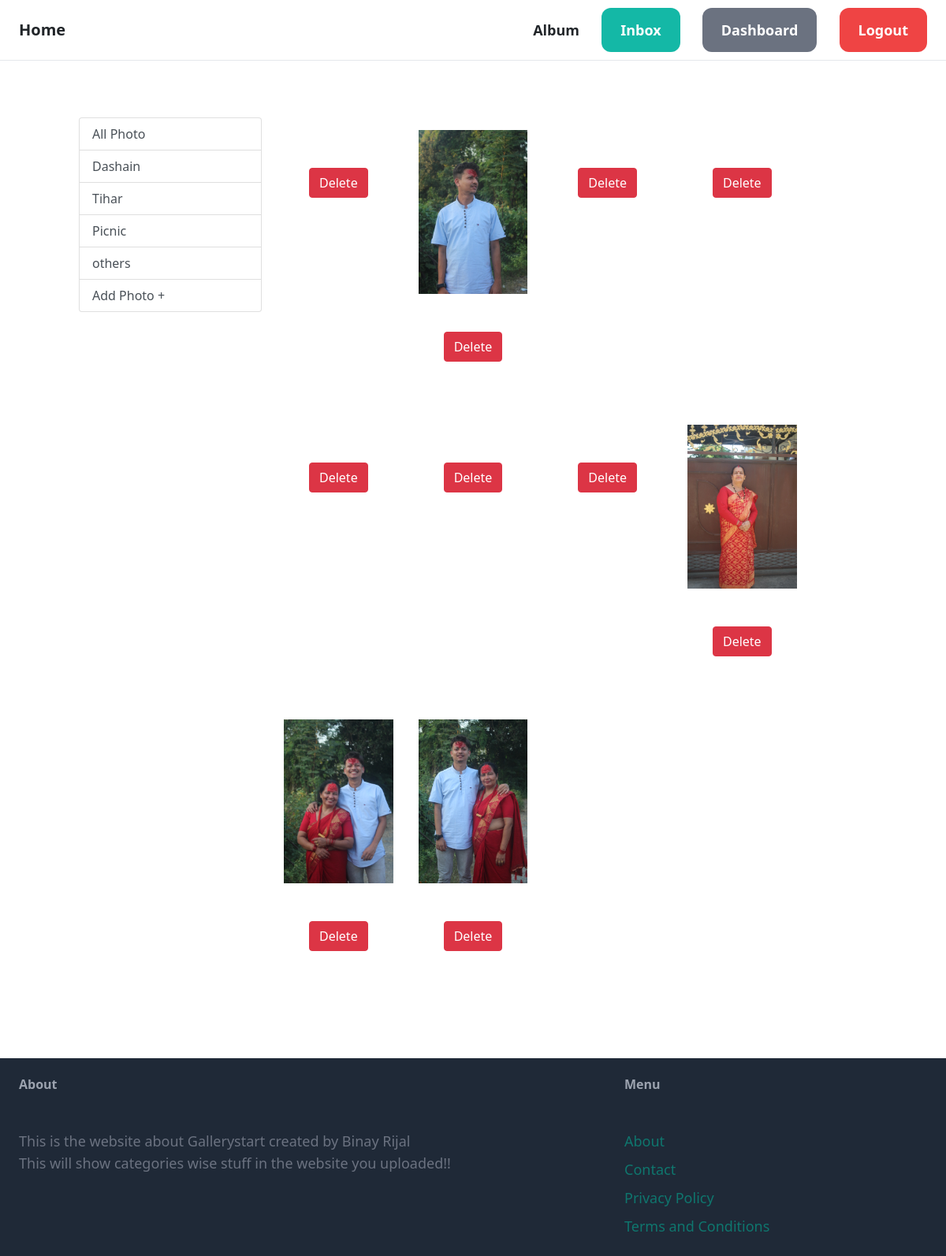
The app's page /album (signed in), older data.
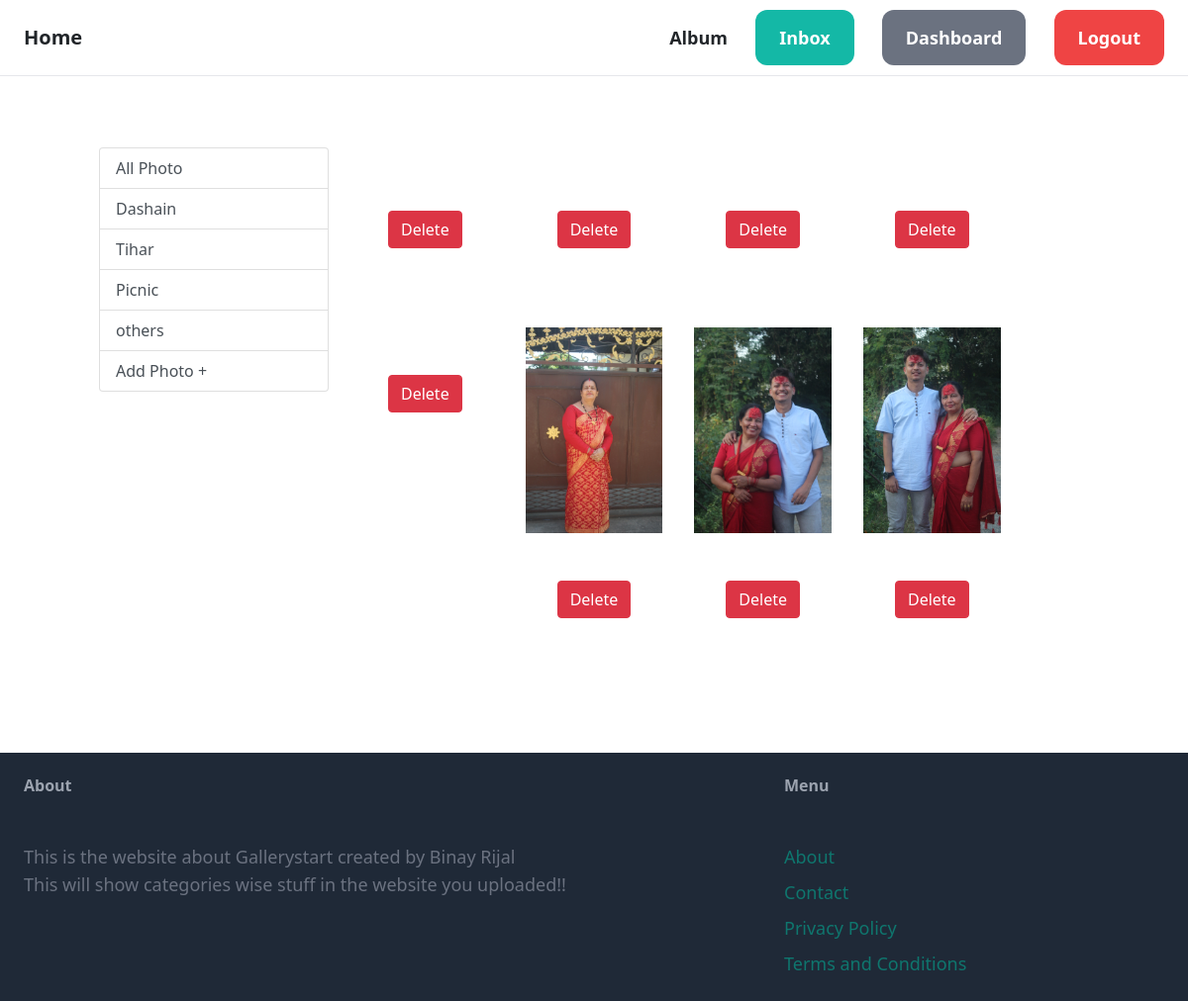
The same page, newer data.
### Gallerystart/models.py (models this page shows)
class Album(models.Model):
    user=models.ForeignKey(User,on_delete=models.CASCADE)
    photo=models.ImageField(upload_to='image',null=True,blank=True)
    classification=models.CharField(blank=True,max_length=50)

### Gallerystart/views.py (the view)
# urls.py: path('album',views.album,name='album'),
@login_required
def album(request):
    user=request.user
    albums=Album.objects.filter(user=user)
    return render(request,'Gallerystart/album.html',{'albums':albums})

### Gallerystart/templates/Gallerystart/album.html
{% extends 'Gallerystart/base.html' %}
{% block content%}
<div class="container my-5">
    <div class="row">
     <div class="col-sm-3">
      <div class="list-group">
       <a href="{% url 'album' %}" class="list-group-item list-group-item-action" aria-current="true">All Photo</a>
       <a href="{% url 'showalbum' 'dashain' %}" class="list-group-item list-group-item-action" aria-current="true" >Dashain</a>
       <a href="{% url 'showalbum' 'tihar' %}"  class="list-group-item list-group-item-action" aria-current="true">Tihar</a>
       <a href="{% url 'showalbum' 'picnic' %}" class="list-group-item list-group-item-action" aria-current="true">Picnic</a>
       <a href="{% url 'showalbum' 'others' %}" class="list-group-item list-group-item-action" aria-current="true">others</a>
       <a href="{% url 'home'  %}" class="list-group-item list-group-item-action" aria-current="true">Add Photo +</a>
      </div>
     </div>
     <div class="col-sm-8">
        <div class="row">
           {% for album in albums %}
           <div class="col-sm-3  text-center mb-5  p-3">
               <a href="{% url 'showalbum' album.id %}">
                   <div class="item">
                       <img src="{{album.photo.url}}" alt="" height="100%" width="100%" class="">
                       <div class="fw-bold">
                           <small class="fw-light text-decoration-through-line">
                              <a href="{%url 'deletephoto' album.id%}" class="btn btn-danger mt-5">Delete</a>
                           </small>
                       </div>
                   </div>
               </a>
           </div>
           {%endfor%}
        </div>
      </div>
     </div>
    </div>
</div>
{%endblock content%}

Row changes from the older to the newer data that the page shows:
removed Album: photo (picture)
